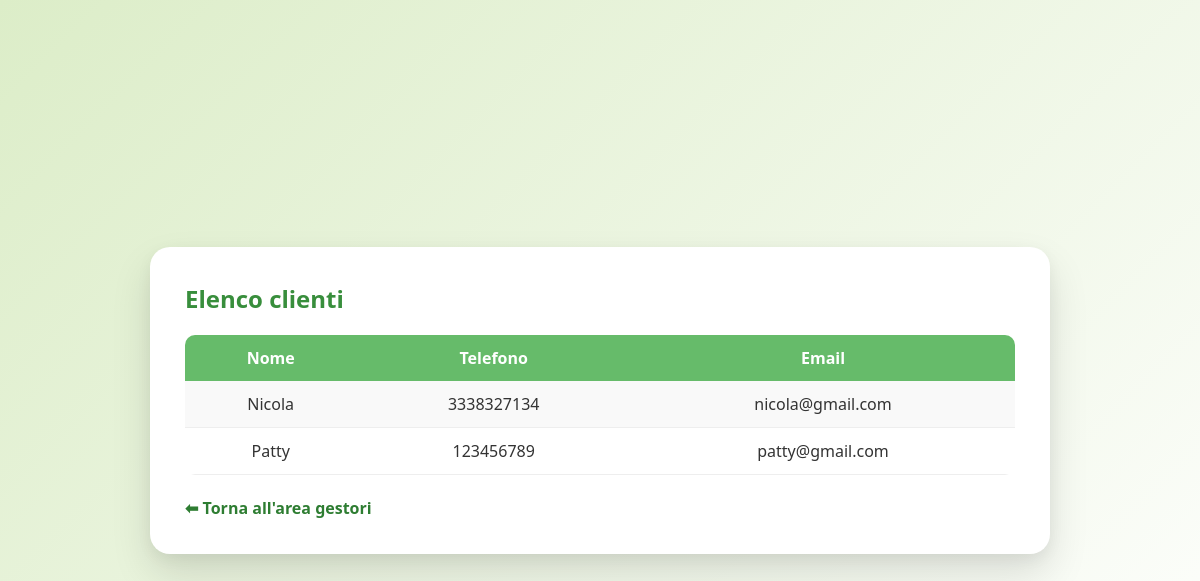
Screenshot of /visualizza_clienti.php with the database file from the repository.
### tables this page shows
CREATE TABLE Utenti (
    idUtente INT AUTO_INCREMENT PRIMARY KEY,
    nome VARCHAR(100),
    telefono VARCHAR(15),
    email VARCHAR(150),
    ruolo ENUM('cliente', 'gestore'),
    password VARCHAR(255)
);

### src/visualizza_clienti.php (the view, shortened to what this page needs)
<?php include "db.php"; ?>
<!DOCTYPE html>
<html lang="it">
<head>
    <link rel="stylesheet" href="/css/style.css">
</head>
<body>
    <div class="container">
        <h2>Elenco clienti</h2>
        <table>
            <tr>
                <th>Nome</th>
                <th>Telefono</th>
                <th>Email</th>
            </tr>
        <?php
            $res = $conn->query("SELECT * FROM Utenti WHERE ruolo = 'cliente' ORDER BY idUtente ASC");
            if ($res && $res->num_rows > 0) {
                while ($row = $res->fetch_assoc()) {
                    echo "<tr>
                            <td>{$row['nome']}</td>
                            <td>{$row['telefono']}</td>
                            <td>{$row['email']}</td>
                        </tr>";
                }
            } else {
                echo "<tr><td colspan='4'>Nessun cliente presente.</td></tr>";
            }
        ?>
        </table>
        <br>
        <a href="index_gestore.php">⬅ Torna all'area gestori</a>
    </div>
</body>
</html>

### src/css/style.css (style rules this page uses)
* { margin:0; padding:0; box-sizing:border-box; }
body { min-height:100vh; display:grid; place-items:center; font-family:'Segoe UI', Tahoma, Geneva, Verdana, sans-serif; background:linear-gradient(135deg,#dcedc8,#ffffff); color:#333; }
.container { width:100%; max-width: 900px; background:white; padding:35px; border-radius:20px; box-shadow: 0 20px 40px rgba(0,0,0,0.12), 0 5px 15px rgba(0,0,0,0.05); animation:fadeIn 0.5s ease; }
h2, h3 { margin-bottom:15px; color:#388e3c; }
a { text-decoration:none; color:#2e7d32; font-weight:600; }
table { width:100%; border-collapse:collapse; margin-top:20px; border-radius:10px; overflow:hidden; }
table th { background:#66bb6a; color:white; padding:12px; }
table td { padding:12px; border-bottom:1px solid #eee; text-align:center; }
table tr:nth-child(even) { background:#f9f9f9; }

### rows the page displays
utenti: nome "Nicola", telefono "3338327134", email "nicola@gmail.com"
utenti: nome "Patty", telefono "123456789", email "patty@gmail.com"
